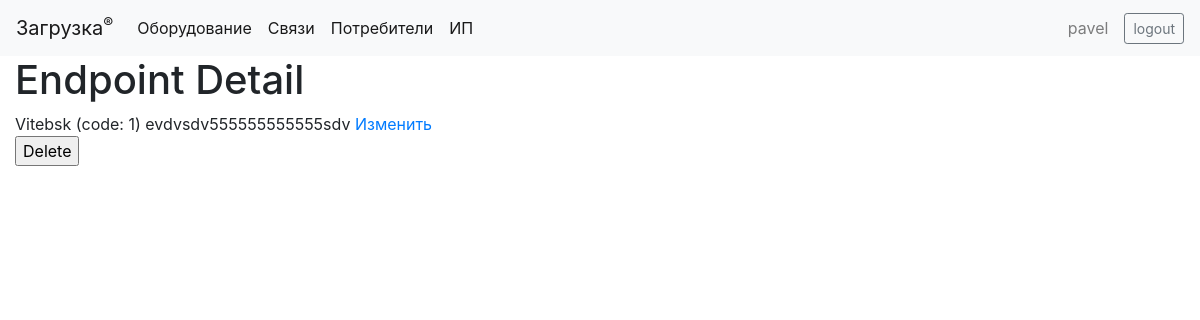
/register/endpoint/1 (signed in), run on the app's committed database.
### register/models.py (models this page shows, shortened)
class EndPoint(models.Model):
    code = models.CharField(max_length=100, unique=True)
    name = models.CharField(max_length=100, null=True, blank=True)
    note = models.TextField(null=True, blank=True)

### register/views.py (the view)
# urls.py: re_path(r'^endpoint/(?P<pk>\d+)$', views.EndPointDetailView.as_view(), name='endpoint_detail'),
class EndPointDetailView(generic.DetailView):
    model = EndPoint

### register/templates/register/endpoint_detail.html
{% extends "base_generic.html" %}
{% block content %}
 <h1>Endpoint Detail</h1>
    {% if endpoint %}
        {{ endpoint.name }} (code: {{ endpoint.code }})
        {{ endpoint.note }}
        <a href="{% url 'endpoint_edit' endpoint.id %}">Изменить</a>
        <form action="{% url 'endpoint_edit' endpoint.id %}" method="POST">{% csrf_token %}
            <input type="submit" name="delete" value="Delete">
        </form>
    {% else %}
        <p>There are no endpoint detail</p>
    {% endif %}
{% endblock %}

### register/templates/base_generic.html (shortened to what this page needs)
<!DOCTYPE html>
<html lang="en">
    <head>
        <link rel="stylesheet"
              href="https://cdn.jsdelivr.net/npm/bootstrap@4.1.3/dist/css/bootstrap.min.css"
>
        <link rel="stylesheet" href="https://cdnjs.cloudflare.com/ajax/libs/font-awesome/4.7.0/css/font-awesome.min.css">
        {% load static %}
        <link rel="stylesheet" href="{% static 'css/styles.css' %}">
    </head>
    <body>
        <nav class="navbar navbar-expand-lg navbar-light bg-light sticky-top">
            <a class="navbar-brand" href="{% url 'index' %}">Загрузка<sup>&reg;</sup></a>
            <div class="collapse navbar-collapse" id="navbarNav">
                <ul class="navbar-nav mr-auto">
                    <li class="nav-item active">
                        <a class="nav-link" href="{% url 'equipments' %}" aria-current="page">Оборудование<span class="sr-only">(current)</span></a>
                    </li>
                    <li class="nav-item active">
                        <a class="nav-link" href="{% url 'communications' %}" aria-current="page">Связи</a>
                    </li>
                    <li class="nav-item active">
                        <a class="nav-link" href="{% url 'consumers' %}">Потребители</a>
                    </li>
                    <li class="nav-item active">
                        <a class="nav-link" href="{% url 'endpoints' %}">ИП</a>
                    </li>
                </ul>
                {% if user.is_authenticated %}
                    <span class="navbar-text px-3">
                        {{ user.get_username }}
                    </span>
                    <a class="btn btn-sm btn-outline-secondary" href="{% url 'logout' %}?next={{request.path}}">logout</a>
                {% else %}
                    <a class="btn btn-sm btn-outline-secondary" href="{% url 'login' %}?next={{request.path}}">login</a>
                {% endif %}
            </div>
        </nav>
        <div class="container-fluid">
            <div class="row" id="div-row">
                <div class="col" id="div-right">
                    {% if user.is_authenticated %}
                        {% block content %}
                        {% endblock %}
                    {% else %}
                        <p>Please, login!</p>
                        {% block login %}{% endblock %}
                    {% endif %}
                </div>
            </div>
        </div>
    </body>
</html>

### data on the page
EndPoint: name "Vitebsk", code "1", note "evdvsdv555555555555sdv"

### other printed values
{{ user.get_username }} "pavel"
